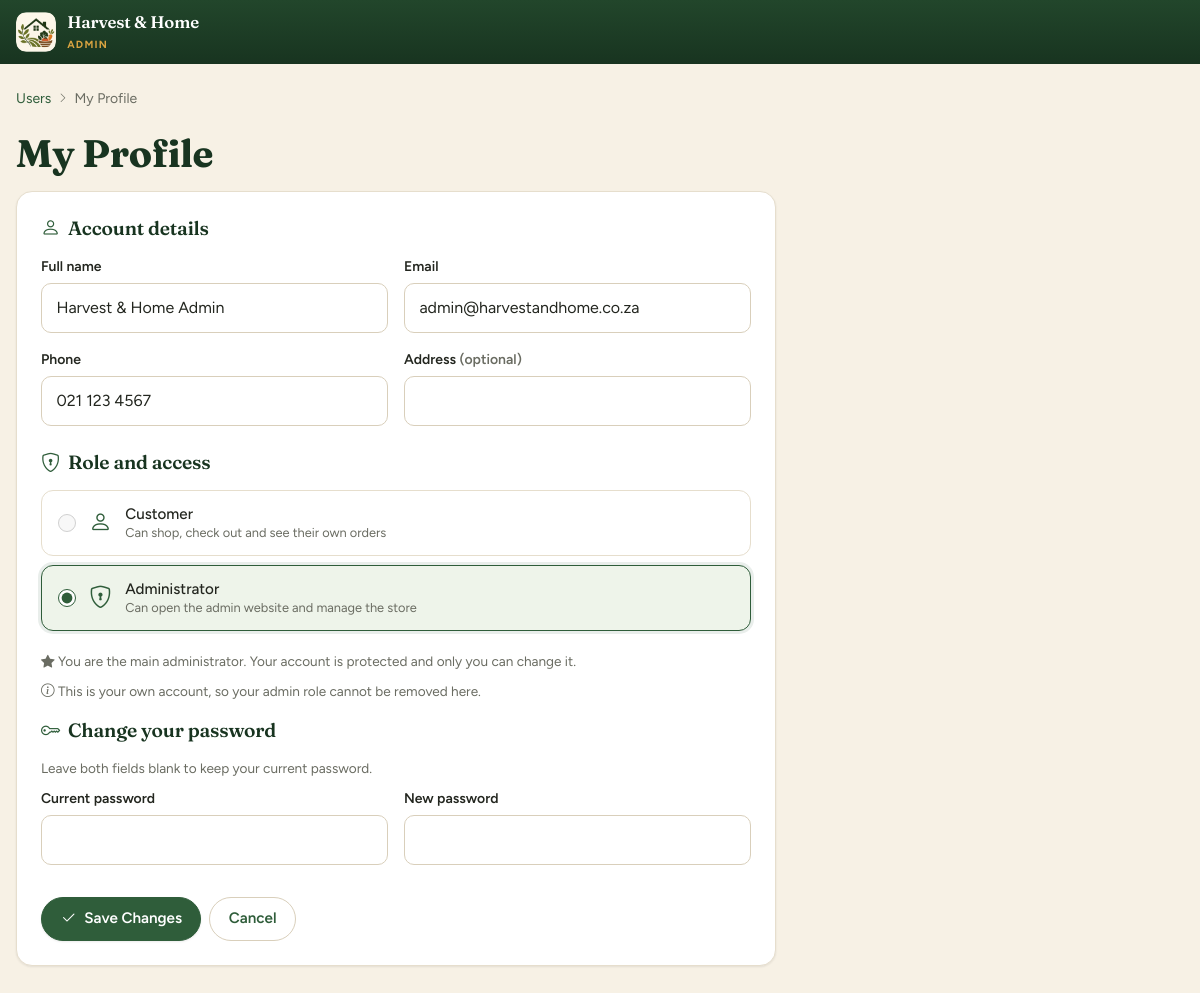
/admin/user_form.php?id=1 (signed in), run on the app's committed database.
### tables this page shows
CREATE TABLE users (
    user_id        INT AUTO_INCREMENT PRIMARY KEY,
    full_name      VARCHAR(100) NOT NULL,
    email          VARCHAR(150) NOT NULL UNIQUE,
    password_hash  VARCHAR(255) NOT NULL,
    phone          VARCHAR(20)  NOT NULL,
    address        TEXT NULL,
    role           ENUM('customer','admin') NOT NULL DEFAULT 'customer',
    created_at     DATETIME NOT NULL DEFAULT CURRENT_TIMESTAMP
);

### config/db.php (called while the page is built, shortened)
<?php
function db(): PDO
{
    static $pdo = null;
    if ($pdo === null) {
        $dsn = 'mysql:host=' . DB_HOST . ';dbname=' . DB_NAME . ';charset=utf8mb4';
        try {
            $pdo = new PDO($dsn, DB_USER, DB_PASS, [
                PDO::ATTR_ERRMODE            => PDO::ERRMODE_EXCEPTION,
                PDO::ATTR_DEFAULT_FETCH_MODE => PDO::FETCH_ASSOC,
                PDO::ATTR_EMULATE_PREPARES   => false,
            ]);
        } catch (PDOException $e) {
            error_log('DB connection failed: ' . $e->getMessage());
            http_response_code(500);
            exit('Sorry, the shop is unavailable right now. Please try again later.');
        }
    }
    return $pdo;
}

### admin/user_form.php (the view, shortened to what this page needs)
<?php
require_once __DIR__ . '/../includes/functions.php';
$id = (int)($_GET['id'] ?? $_POST['user_id'] ?? 0);
$user = null;
if ($id) {
    $stmt = db()->prepare('SELECT user_id, full_name, email, phone, address, role FROM users WHERE user_id = ?');
    $stmt->execute([$id]);
    $user = $stmt->fetch();
}
$form = $user ?: ['full_name' => '', 'email' => '', 'phone' => '', 'address' => '', 'role' => 'customer'];
$isSelf = $user && (int)$user['user_id'] === (int)current_user()['user_id'];
$isMain = $user && (int)$user['user_id'] === main_admin_id();
$pageTitle = $isSelf ? 'My Profile' : ($user ? 'Edit User' : 'Add User');
require 'includes/header.php';
?>
<nav class="crumbs" aria-label="Breadcrumb">
    <a href="customers.php">Users</a><?= icon('chevron-right') ?>
    <span><?= $pageTitle ?></span>
</nav>
<h1 class="mb-3"><?= $pageTitle ?></h1>
<form class="card" method="post" action="user_form.php" data-validate style="max-width:760px">
    <h2 class="card-title"><?= icon('person') ?>Account details</h2>
    <div class="f2">
        <div>
            <label for="full_name">Full name</label>
            <input id="full_name" name="full_name" value="<?= h($form['full_name']) ?>" maxlength="100" required>
        </div>
        <div>
            <label for="email">Email</label>
            <input id="email" type="email" name="email" value="<?= h($form['email']) ?>" maxlength="150" data-rule="email" required>
        </div>
        <div>
            <label for="phone">Phone</label>
            <input id="phone" type="tel" name="phone" value="<?= h($form['phone']) ?>" maxlength="20" data-rule="phone" required>
        </div>
        <div>
            <label for="address">Address <span class="mut">(optional)</span></label>
            <input id="address" name="address" value="<?= h($form['address'] ?? '') ?>" maxlength="255">
        </div>
    </div>
    <h2 class="card-title mt-2"><?= icon('shield-lock') ?>Role and access</h2>
    <div class="opts">
        <label class="opt"><input type="radio" name="role" value="customer" <?= $form['role'] === 'customer' ? 'checked' : '' ?> <?= $isSelf ? 'disabled' : '' ?>><?= icon('person') ?><span class="opt-text">Customer<small>Can shop, check out and see their own orders</small></span></label>
        <label class="opt"><input type="radio" name="role" value="admin" <?= $form['role'] === 'admin' ? 'checked' : '' ?>><?= icon('shield-lock') ?><span class="opt-text">Administrator<small>Can open the admin website and manage the store</small></span></label>
    </div>
    <?php if ($isSelf): ?>
        <?php if ($isMain): ?><p class="hint mb-2"><?= icon('star-fill') ?> You are the main administrator. Your account is protected and only you can change it.</p><?php endif; ?>
        <p class="hint mb-3"><?= icon('info-circle') ?> This is your own account, so your admin role cannot be removed here.</p>
    <?php endif; ?>
    <?php if (!$user): ?>
        <h2 class="card-title mt-2"><?= icon('key') ?>Starting password</h2>
        <p class="hint mb-2">Give this to the new user. They can change it under My Account &gt; Personal Details.</p>
        <label for="password">Password</label>
        <input id="password" type="password" name="password" autocomplete="new-password" data-rule="password" required style="max-width:360px">
    <?php elseif ($isSelf): ?>
        <h2 class="card-title mt-2"><?= icon('key') ?>Change your password</h2>
        <p class="hint mb-2">Leave both fields blank to keep your current password.</p>
        <div class="f2">
            <div><label for="current_password">Current password</label><input id="current_password" type="password" name="current_password" autocomplete="current-password"></div>
            <div><label for="new_password">New password</label><input id="new_password" type="password" name="new_password" autocomplete="new-password" data-rule="password"></div>
        </div>
    <?php else: ?>
        <p class="hint mt-2"><?= icon('lock') ?> Passwords are private. Only the user can change their password, under My Account &gt; Personal Details.</p>
    <?php endif; ?>
    <div class="d-flex flex-wrap gap-2 mt-3">
        <button class="btn" type="submit"><?= icon('check2') ?><?= $user ? 'Save Changes' : 'Add User' ?></button>
        <a class="btn o" href="customers.php">Cancel</a>
    </div>
</form>
<?php require 'includes/footer.php'; ?>

### data on the page
users: user_id "My Profile", full_name "Harvest & Home Admin", email "admin@harvestandhome.co.za", phone "021 123 4567", user_id "☐ Customer Can shop, check out a", role "☑ Administrator Can open the adm"
